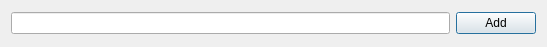
<?xml version="1.0" encoding="UTF-8"?>
<ui version="4.0">
 <author>Alex R</author>
 <comment>
Copyright (C) 2010 Alex R burbulator@gmail.com

This file is part of Qvernote.

Qvernote is free software: you can redistribute it and/or modify
it under the terms of the GNU General Public License as published by
the Free Software Foundation, either version 3 of the License, or
(at your option) any later version.

Qvernote is distributed in the hope that it will be useful,
but WITHOUT ANY WARRANTY; without even the implied warranty of
MERCHANTABILITY or FITNESS FOR A PARTICULAR PURPOSE.  See the
GNU General Public License for more details.

You should have received a copy of the GNU General Public License
along with Qvernote.  If not, see http://www.gnu.org/licenses/.
 </comment>
 <class>QNewTagDialogClass</class>
 <widget class="QDialog" name="QNewTagDialogClass">
  <property name="geometry">
   <rect>
    <x>0</x>
    <y>0</y>
    <width>547</width>
    <height>47</height>
   </rect>
  </property>
  <property name="windowTitle">
   <string>New tag</string>
  </property>
  <layout class="QGridLayout" name="gridLayout">
   <item row="0" column="0">
    <widget class="QLineEdit" name="leNewTagName"/>
   </item>
   <item row="0" column="1">
    <widget class="QPushButton" name="pbAddTag">
     <property name="text">
      <string>Add</string>
     </property>
    </widget>
   </item>
  </layout>
 </widget>
 <layoutdefault spacing="6" margin="11"/>
 <resources/>
 <connections/>
</ui>
